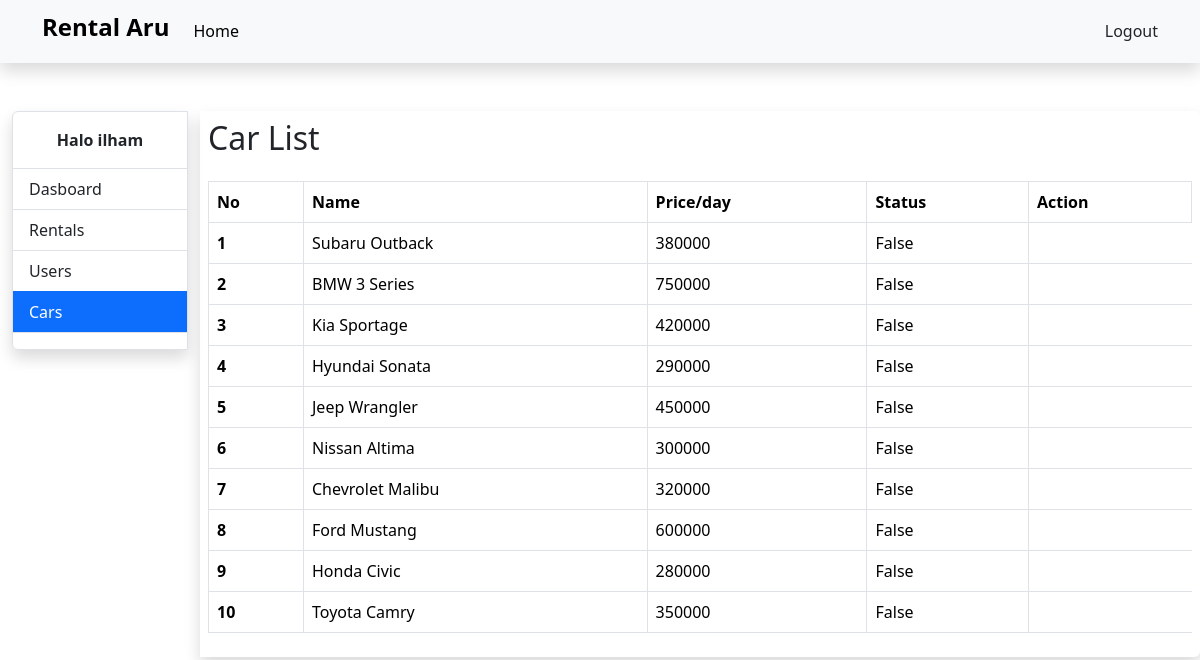
The app's page /cars-page/ (signed in), older data.
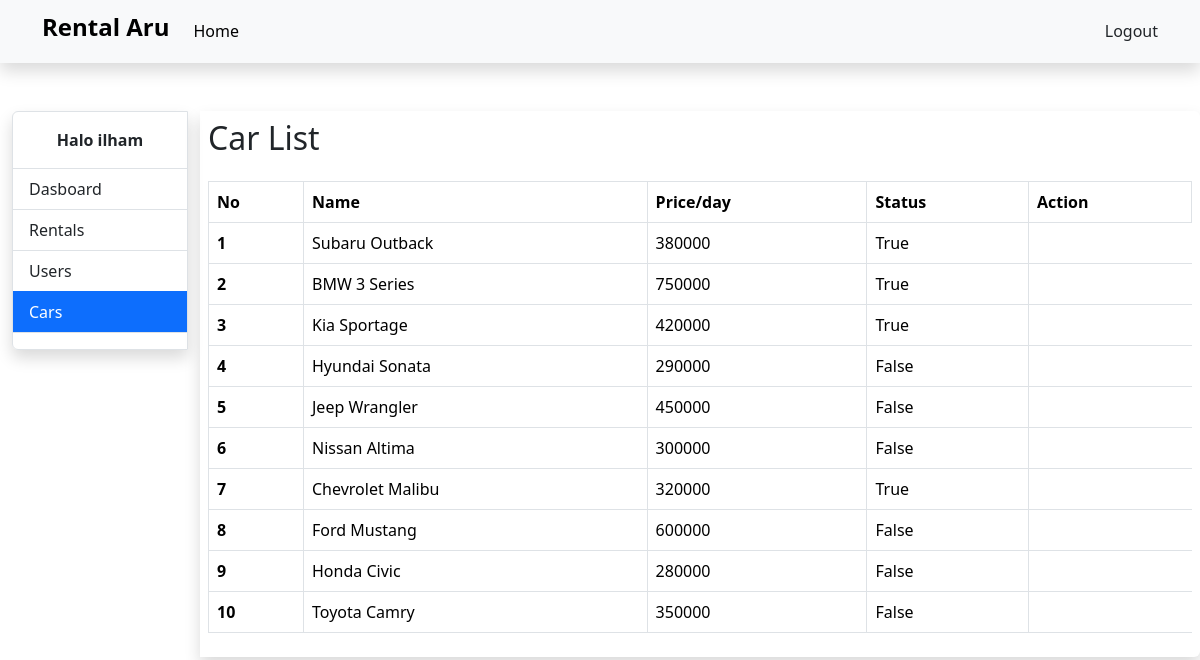
The same page, newer data.
### base/models.py (models this page shows, shortened)
class Car(models.Model):
    TRANSMISSION_CHOICES = [
        ('automatic', 'Automatic'),
        ('manual', 'Manual'),
    ]
    name = models.CharField(max_length=255)
    car_type = models.CharField(max_length=50)
    price = models.IntegerField(null=True)
    color = models.CharField(max_length=50)
    transmission = models.CharField(max_length=10, choices=TRANSMISSION_CHOICES)
    license_plate = models.CharField(max_length=15, unique=True)
    passenger_capacity = models.IntegerField()
    fuel_capacity = models.DecimalField(max_digits=5, decimal_places=2)
    description = models.TextField(blank=True, null=True)
    picture = models.ImageField(blank=True, null=True)
    is_booked = models.BooleanField(default=False)

### base/views.py (the view)
# urls.py: path('cars-page/', views.cars_page, name='cars_page'),
@login_required(login_url='login_page')
def cars_page(request):
    cars = Car.objects.all()
    context = {
        'cars': cars,
        'page': 'car',
        'name': str(request.user).split()[0]
    }
    return render(request, 'cars_page.html', context)

### account/models.py (called while the page is built)
    def __str__(self):
        return self.full_name

### templates/cars_page.html
{% extends 'base.html' %}
{% block contents %}
<div class="container-fluid">
    <div class="row">
        <div class="col-2">
            {% include 'menu.html' %}
        </div>
        <div class="col-md shadow rounded-end p-2">
            <div class="row mb-3">
                <div class="col-10">
                    <h2>Car List</h2>
                </div>
            </div>
            <div class="table-responsive">
                <table class="table table-bordered">
                    <thead>
                        <tr>
                            <th scope="col">No</th>
                            <th scope="col">Name</th>
                            <th scope="col">Price/day</th>
                            <th scope="col">Status</th>
                            <th scope="col">Action</th>
                        </tr>
                    </thead>
                    <tbody>
                        {% if cars %}
                        {% for car in cars %}
                        <tr>
                            <th scope="col">{{forloop.counter}}</th>
                            <td>{{car.name}}</td>
                            <td>{{car.price}}</td>
                            <td>{{car.is_booked}}</td>
                        </tr>
                        {% endfor %}
                        {% else %}
                        <tr>
                            <td colspan="9" class="text-center">Data not found.</td>
                        </tr>
                        {% endif %}
                    </tbody>
                </table>
            </div>
        </div>
    </div>
</div>
{% endblock %}

Row changes from the older to the newer data that the page shows:
changed Car "Subaru Outback": is_booked "False" → "True"
changed Car "BMW 3 Series": is_booked "False" → "True"
changed Car "Kia Sportage": is_booked "False" → "True"
changed Car "Chevrolet Malibu": is_booked "False" → "True"
